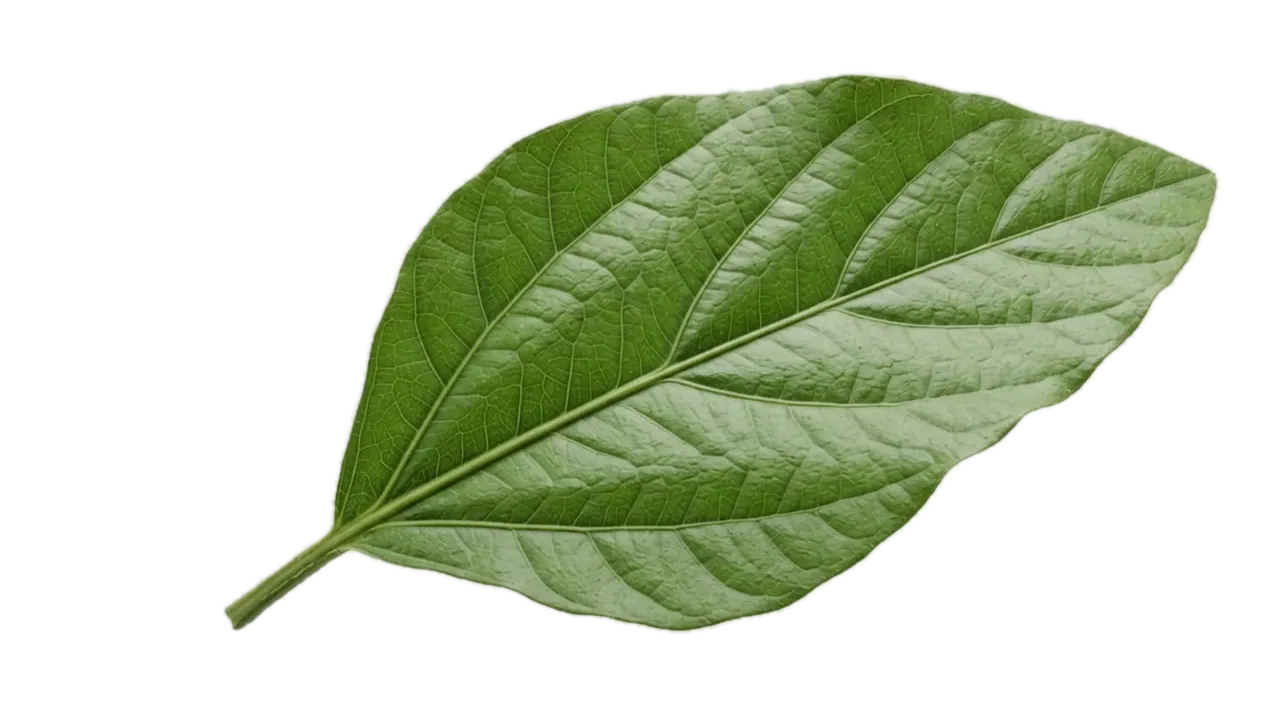
#> input picture frontend/assets/leaf-sequence/webp/frame-001.webp, 1280 x 720 px, given in place of ezgif-frame-001.png, which was not available
$ python remove_bg_frames.py
#> lines starting #> are read from the running program, lines starting #| are printed output that depends on the picture; after the words box and inside, x2 and y2 are one past the last pixel; in counts of white or black regions, pixels touching at a corner belong together; pictures that were not available may be replaced by others from this repository, and a replacement may not be noted
from pathlib import Path
from PIL import Image, ImageFilter, ImageOps, ImageDraw
import cv2, numpy as np
ROOT=Path(__file__).resolve().parents[1]
SRC=ROOT/'frontend/assets/leaf-sequence'
OUT=SRC/'webp'; MOBILE=SRC/'webp-mobile'
OUT.mkdir(exist_ok=True); MOBILE.mkdir(exist_ok=True)
for i in range(1,181):
    source=SRC/f'ezgif-frame-{i:03}.png'
    rgb=np.asarray(Image.open(source).convert('RGB'))
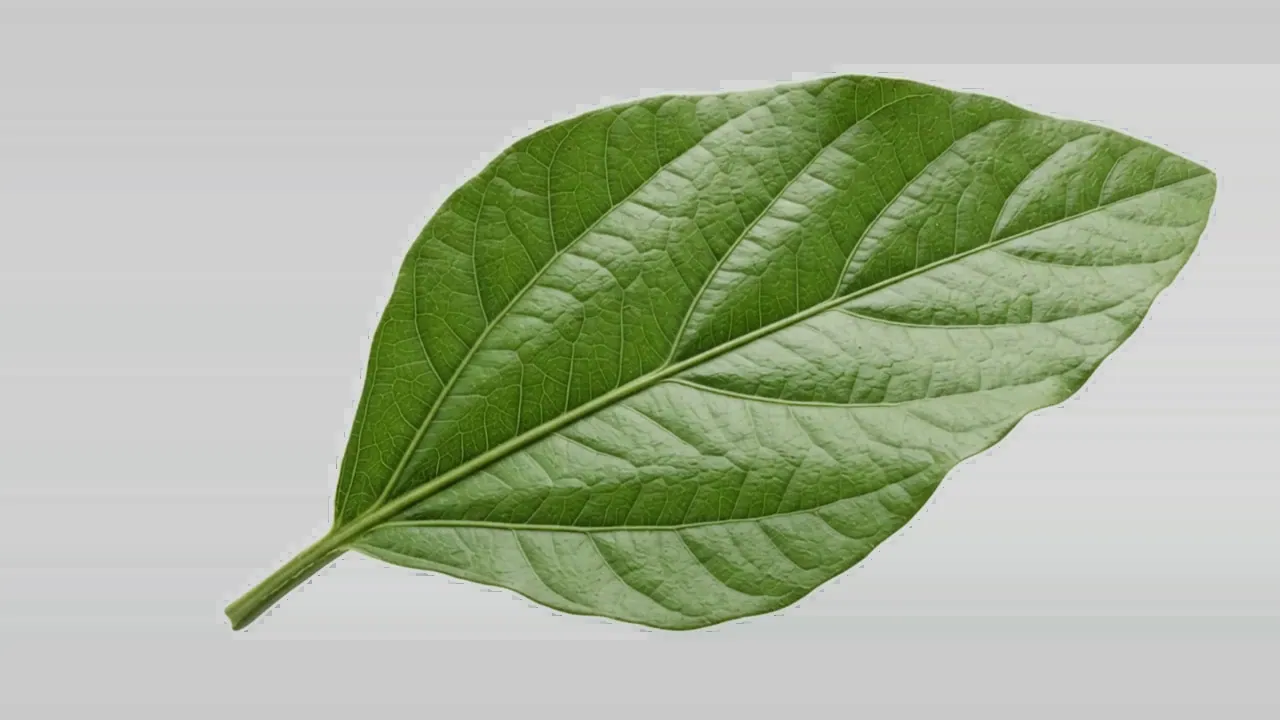
#> rgb: shape (720, 1280, 3); mean R, G, B 171, 181.2, 157.6
    # Consistent frame-independent neutral studio and floor-shadow classifier.
    spread=rgb.max(axis=2).astype(np.int16)-rgb.min(axis=2).astype(np.int16)
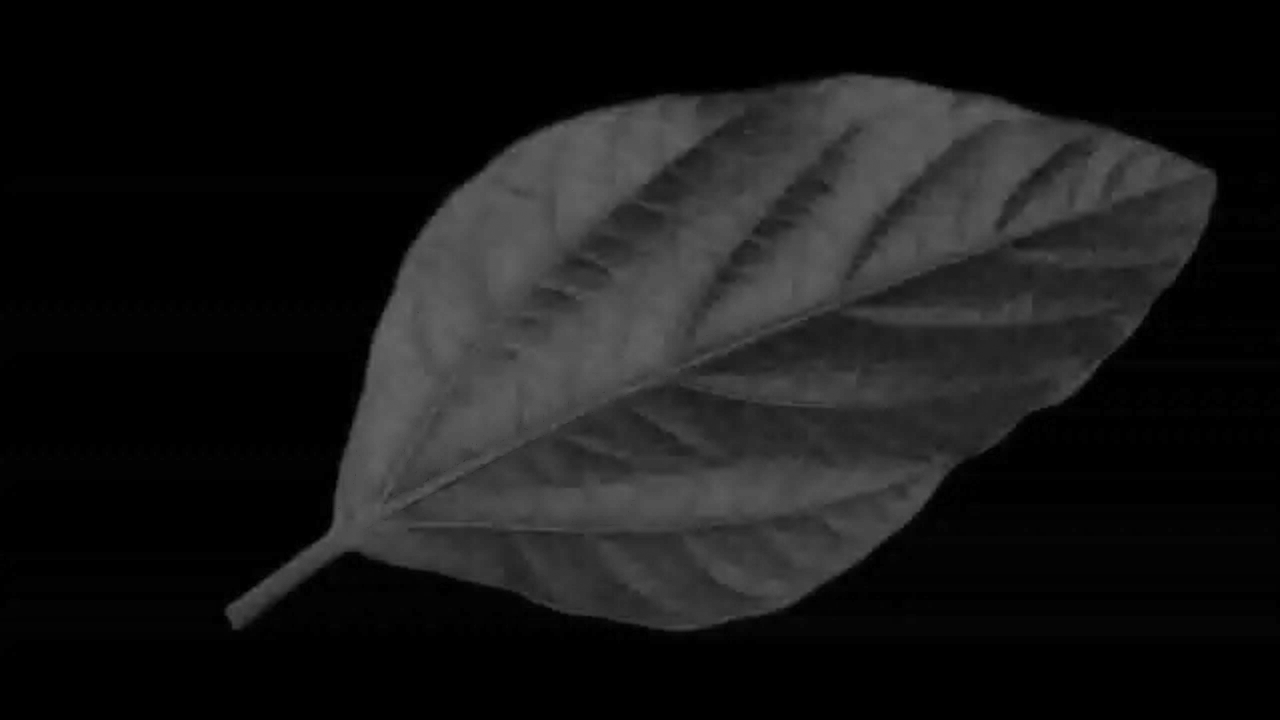
#> spread: shape (720, 1280) int16; min 0, max 101, mean 23.8
    neutral=(spread<=18)&(rgb.mean(axis=2)>=82)
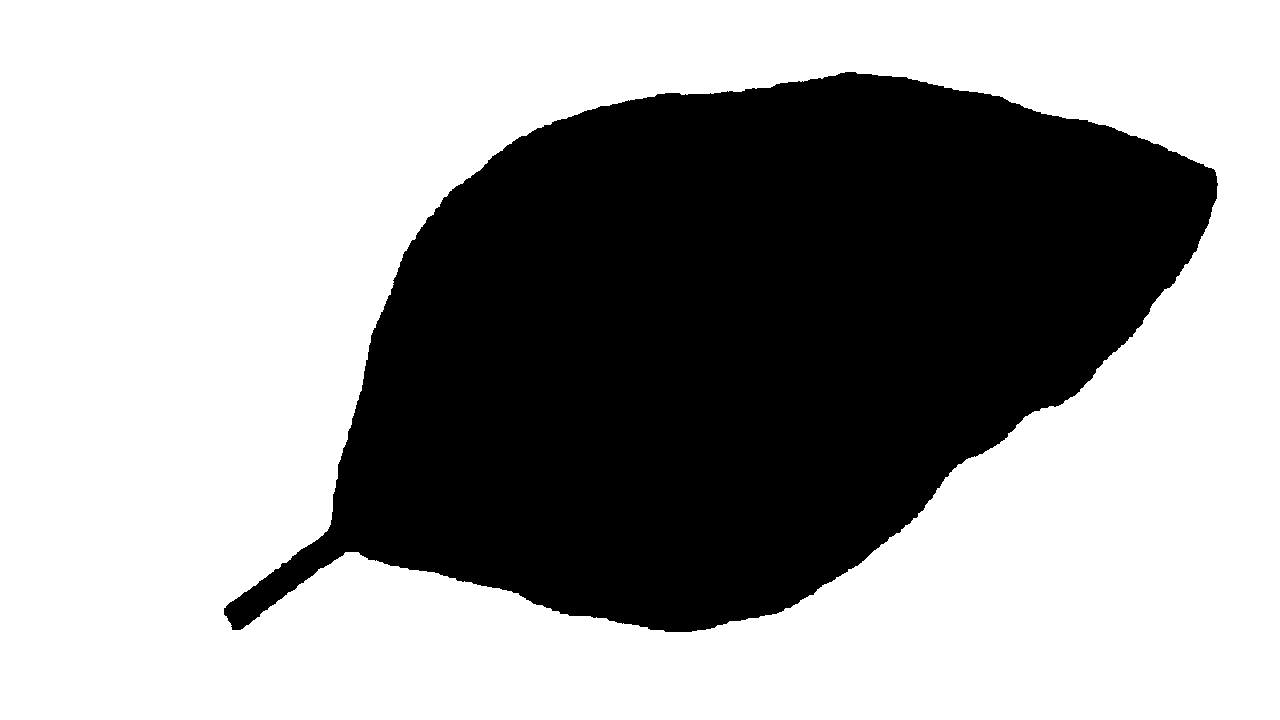
#> neutral: shape (720, 1280) bool; 62.7% white; 1 black region, box (x1, y1, x2, y2) and area: (224, 72, 1218, 632) 343532
    # Close tiny JPEG-like background gaps so the connected matte also removes the soft ground shadow.
    neutral=cv2.morphologyEx(neutral.astype(np.uint8),cv2.MORPH_CLOSE,cv2.getStructuringElement(cv2.MORPH_ELLIPSE,(5,5)))>0
#> neutral: shape (720, 1280) bool; 62.7% white; 1 black region, box (x1, y1, x2, y2) and area: (224, 72, 1218, 632) 343435
    count,labels=cv2.connectedComponents(neutral.astype(np.uint8),8)
#> count = 2
    border=np.unique(np.concatenate((labels[0],labels[-1],labels[:,0],labels[:,-1])))
#> border = [1]
    bg=np.isin(labels,border)&neutral
    # A one-pixel blurred alpha edge avoids a hard matte while retaining leaf detail.
    alpha=(~bg).astype(np.uint8)*255
    rgba=Image.fromarray(np.dstack((rgb,alpha)),'RGBA')
    rgba.putalpha(rgba.getchannel('A').filter(ImageFilter.GaussianBlur(1.35)))
    rgba.save(OUT/f'frame-{i:03}.webp','WEBP',quality=80,method=5)
    small=rgba.copy();small.thumbnail((720,720),Image.Resampling.LANCZOS)
    small.save(MOBILE/f'frame-{i:03}.webp','WEBP',quality=80,method=5)
    if i%20==0: print('processed',i)
#> pass 2 of the loop `for i in range(1,181):`:
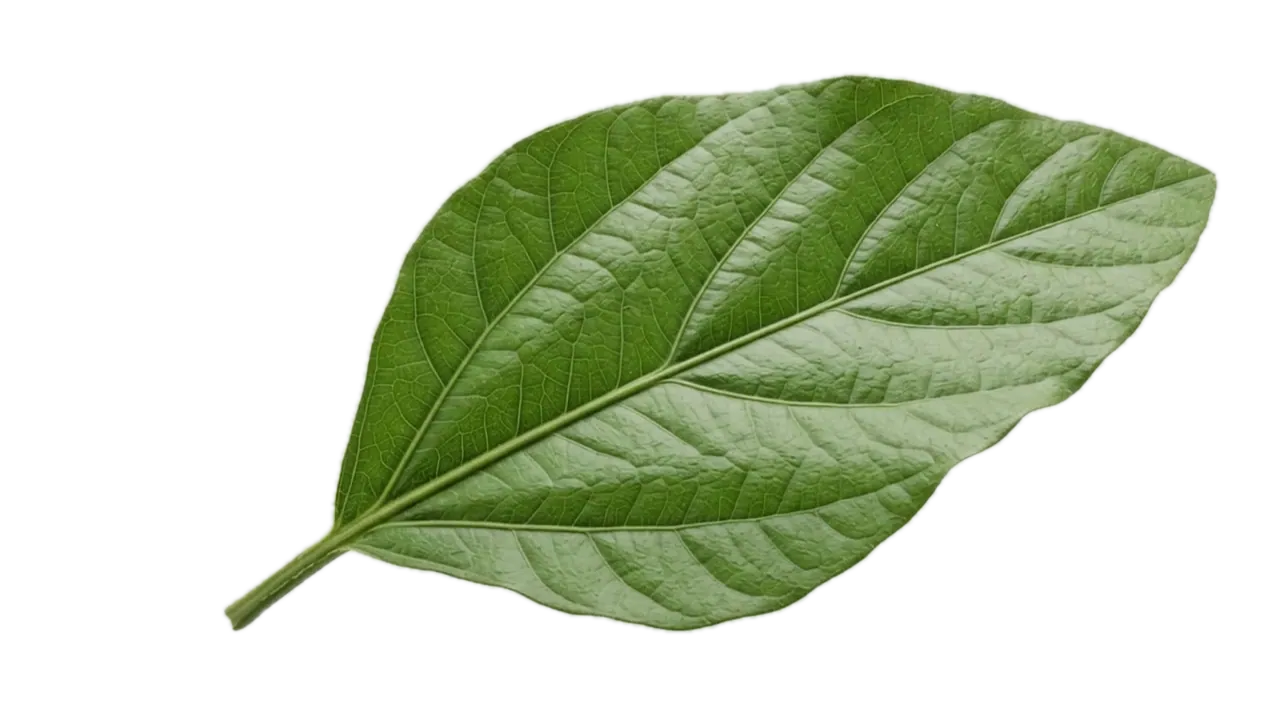
#> input picture frontend/assets/leaf-sequence/webp/frame-003.webp, 1280 x 720 px, given in place of ezgif-frame-002.png, which was not available
#> `spread=rgb.max(axis=2).astype(np.int16)-rgb.min(axis=2).astype(np.int16)`:
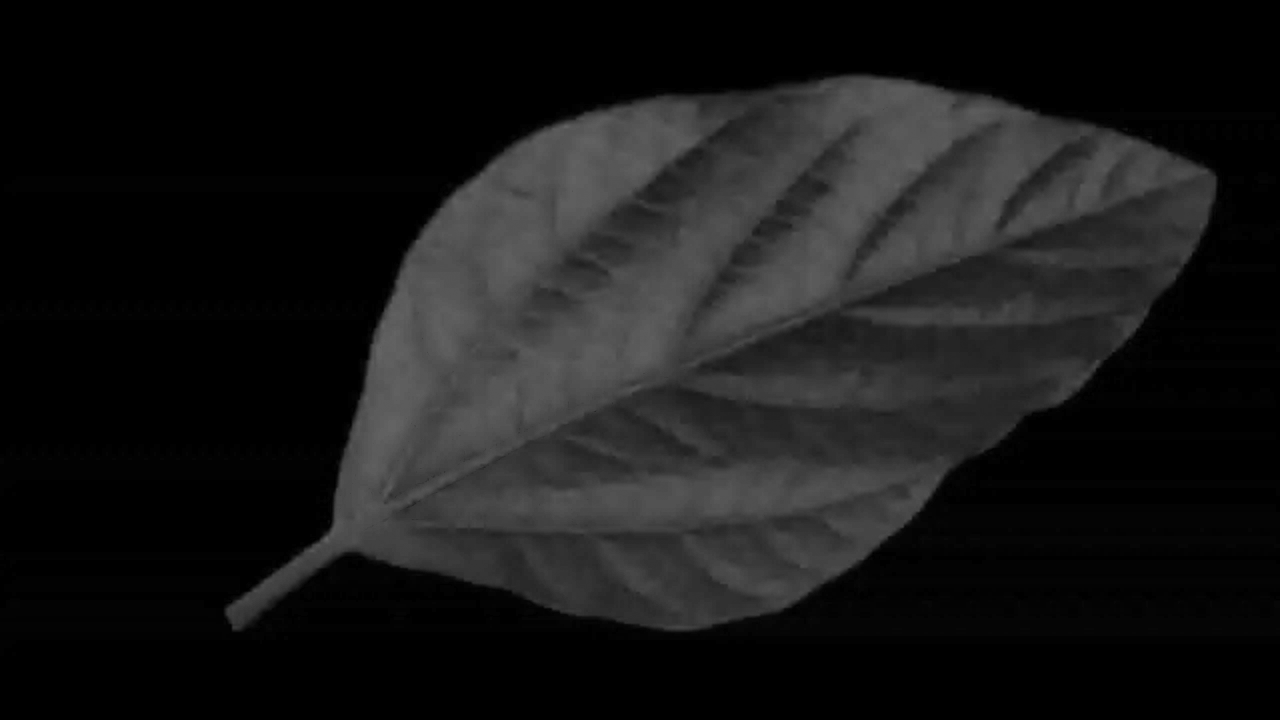
#> spread: shape (720, 1280) int16; min 0, max 100, mean 23.7
#> `neutral=(spread<=18)&(rgb.mean(axis=2)>=82)`:
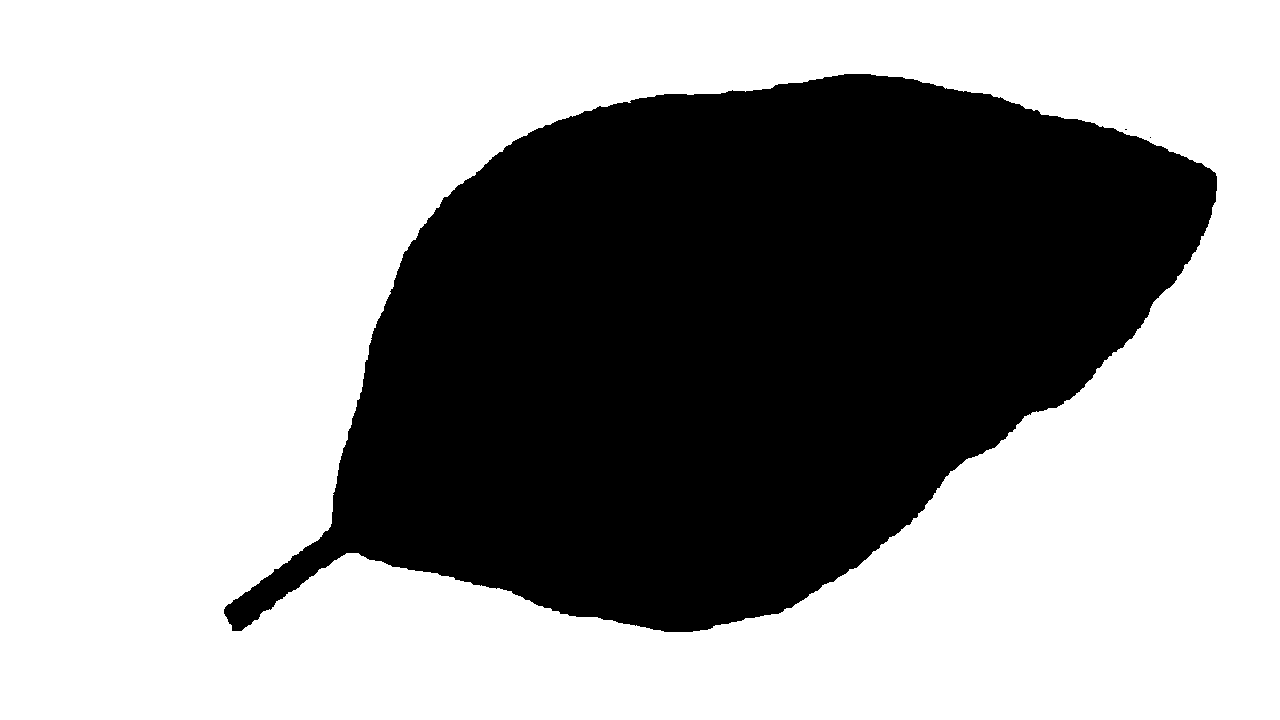
#> neutral: shape (720, 1280) bool; 62.7% white; 3 black regions (2 under 20 px), largest, box (x1, y1, x2, y2) and area: (224, 74, 1217, 632) 343396
#> labels: shape (720, 1280) int32; values 0 (black) and 1 (white), 62.7% white; 1 black region, box (x1, y1, x2, y2) and area: (224, 74, 1217, 632) 343303
#> (the run stopped early here; a loop or call above may not have finished)
